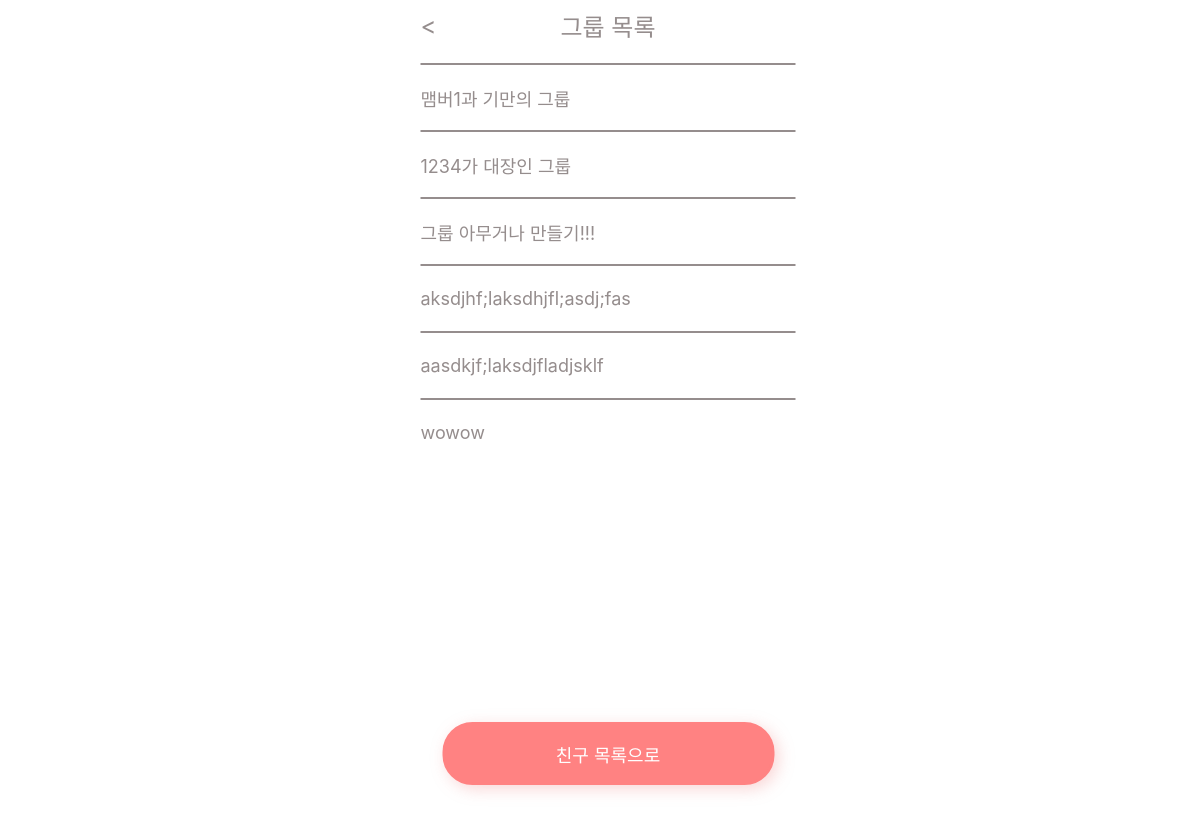
/gpark/group_list/ (signed in), run on an earlier commit of the app's database.
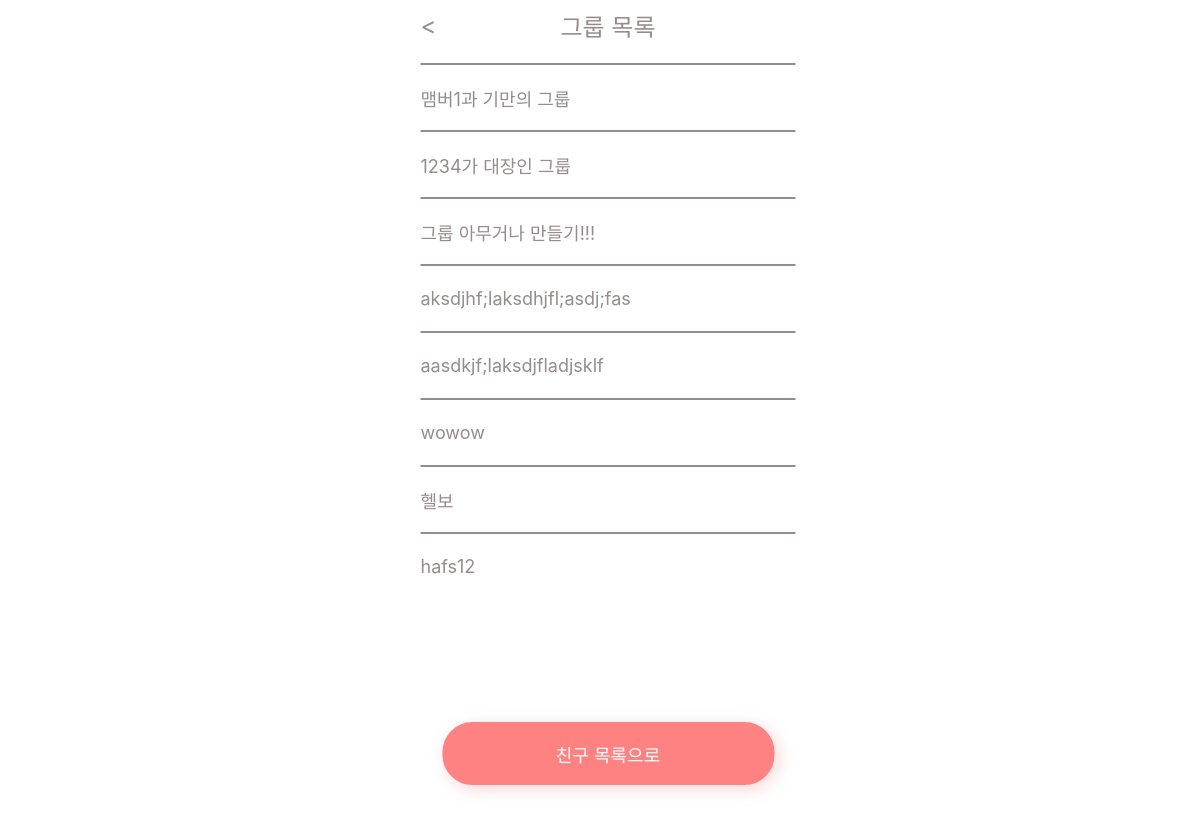
And on a later commit of the database.
### mainApp/models.py (models this page shows)
class Groups(models.Model):
    creater = models.ForeignKey(User, on_delete=models.CASCADE, related_name="owning")
    name = models.CharField(max_length=30)
    members = models.ManyToManyField(User, related_name="mygroups")
    invitation_link = models.IntegerField(null=True)

### mainApp/views.py (the view, shortened to what this page needs)
# urls.py: path('<slug:card_link>/group_list/', views.group_list, name="group_list"),
@login_required(login_url="/registration/login")
def group_list(request, card_link):
    user = request.user
    groups = user.mygroups.all()
    card = Card.objects.get(link=card_link)
    if card.owner == user:
        return render(request, "group_list.html",{
            "card":card,
            'user':user,
            'groups':groups,
        })

### mainApp/templates/group_list.html
{% extends 'base.html' %}
{% block css %}
{% load static %}
<link rel="stylesheet" type="text/css" href="{% static 'group_list.css' %}">
{% endblock css %}
{% block content %}
{% if error %}
<p class="error_message">{{ error }}</p>
{% else %}
<div class="title-bar">
    <div>
        <a href="{% url 'home' %}"> < </a>
    </div>
    <div class="title">그룹 목록</div>
    <div class="invisible"> > </div>
</div>
<div class="groups">
    {% for group in groups %}
    <div class="hl"></div>
    <div class="group">
        <a href="{% url 'group_detail' group.pk %}">{{ group.name }}</a>
    </div>
    {% endfor %}
</div>
<a href="{% url 'friend_list' card.link %}">
    <button type="submit">
        친구 목록으로
    </button>
</a>
{% endif %}
{% endblock content %}

What changed in the data, as far as the page shows it:
added Groups: name "헬보"
added Groups: name "hafs12"
